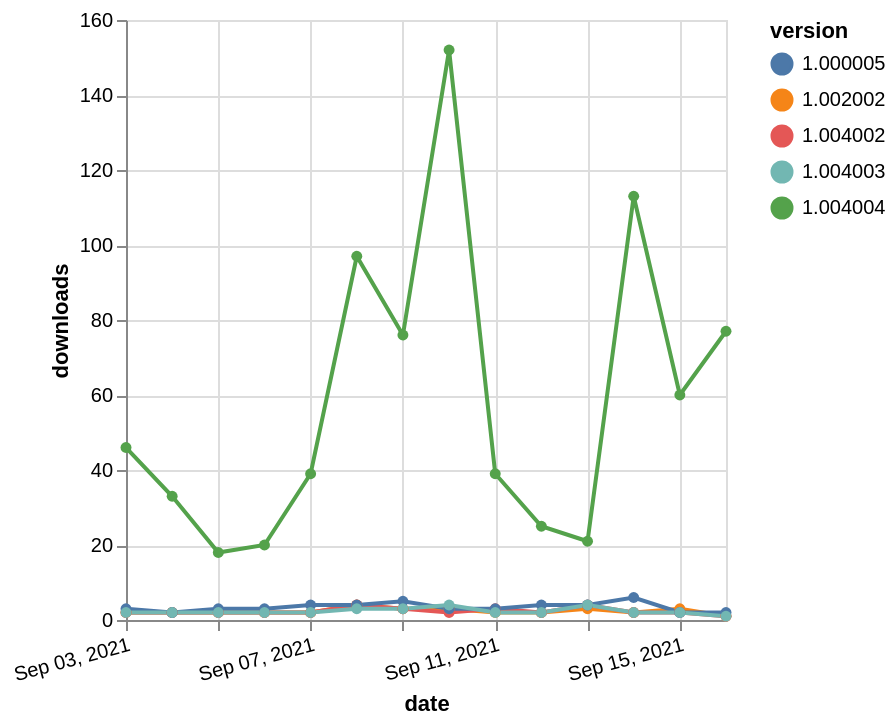

Express this chart as Vega-Lite.
### Vega-Lite specification from a JSON file in a GitHub repository (floating-point values rounded to 4 significant figures)
{"$schema": "https://vega.github.io/schema/vega-lite/v5.json", "description": "A simple bar chart with embedded data.", "data": {"values": [{"date": "2021-09-03", "total": 5887, "delta": 2, "version": "1.002002"}, {"date": "2021-09-04", "total": 5889, "delta": 2, "version": "1.002002"}, {"date": "2021-09-05", "total": 5891, "delta": 2, "version": "1.002002"}, {"date": "2021-09-06", "total": 5893, "delta": 2, "version": "1.002002"}, {"date": "2021-09-07", "total": 5895, "delta": 2, "version": "1.002002"}, {"date": "2021-09-08", "total": 5899, "delta": 4, "version": "1.002002"}, {"date": "2021-09-09", "total": 5902, "delta": 3, "version": "1.002002"}, {"date": "2021-09-10", "total": 5905, "delta": 3, "version": "1.002002"}, {"date": "2021-09-11", "total": 5907, "delta": 2, "version": "1.002002"}, {"date": "2021-09-12", "total": 5909, "delta": 2, "version": "1.002002"}, {"date": "2021-09-13", "total": 5912, "delta": 3, "version": "1.002002"}, {"date": "2021-09-14", "total": 5914, "delta": 2, "version": "1.002002"}, {"date": "2021-09-15", "total": 5917, "delta": 3, "version": "1.002002"}, {"date": "2021-09-16", "total": 5918, "delta": 1, "version": "1.002002"}, {"date": "2021-09-03", "total": 4936, "delta": 2, "version": "1.004002"}, {"date": "2021-09-04", "total": 4938, "delta": 2, "version": "1.004002"}, {"date": "2021-09-05", "total": 4940, "delta": 2, "version": "1.004002"}, {"date": "2021-09-06", "total": 4942, "delta": 2, "version": "1.004002"}, {"date": "2021-09-07", "total": 4944, "delta": 2, "version": "1.004002"}, {"date": "2021-09-08", "total": 4948, "delta": 4, "version": "1.004002"}, {"date": "2021-09-09", "total": 4951, "delta": 3, "version": "1.004002"}, {"date": "2021-09-10", "total": 4953, "delta": 2, "version": "1.004002"}, {"date": "2021-09-11", "total": 4956, "delta": 3, "version": "1.004002"}, {"date": "2021-09-12", "total": 4958, "delta": 2, "version": "1.004002"}, {"date": "2021-09-13", "total": 4962, "delta": 4, "version": "1.004002"}, {"date": "2021-09-14", "total": 4964, "delta": 2, "version": "1.004002"}, {"date": "2021-09-15", "total": 4966, "delta": 2, "version": "1.004002"}, {"date": "2021-09-16", "total": 4967, "delta": 1, "version": "1.004002"}, {"date": "2021-09-03", "total": 16412, "delta": 3, "version": "1.000005"}, {"date": "2021-09-04", "total": 16414, "delta": 2, "version": "1.000005"}, {"date": "2021-09-05", "total": 16417, "delta": 3, "version": "1.000005"}, {"date": "2021-09-06", "total": 16420, "delta": 3, "version": "1.000005"}, {"date": "2021-09-07", "total": 16424, "delta": 4, "version": "1.000005"}, {"date": "2021-09-08", "total": 16428, "delta": 4, "version": "1.000005"}, {"date": "2021-09-09", "total": 16433, "delta": 5, "version": "1.000005"}, {"date": "2021-09-10", "total": 16436, "delta": 3, "version": "1.000005"}, {"date": "2021-09-11", "total": 16439, "delta": 3, "version": "1.000005"}, {"date": "2021-09-12", "total": 16443, "delta": 4, "version": "1.000005"}, {"date": "2021-09-13", "total": 16447, "delta": 4, "version": "1.000005"}, {"date": "2021-09-14", "total": 16453, "delta": 6, "version": "1.000005"}, {"date": "2021-09-15", "total": 16455, "delta": 2, "version": "1.000005"}, {"date": "2021-09-16", "total": 16457, "delta": 2, "version": "1.000005"}, {"date": "2021-09-03", "total": 2285, "delta": 2, "version": "1.004003"}, {"date": "2021-09-04", "total": 2287, "delta": 2, "version": "1.004003"}, {"date": "2021-09-05", "total": 2289, "delta": 2, "version": "1.004003"}, {"date": "2021-09-06", "total": 2291, "delta": 2, "version": "1.004003"}, {"date": "2021-09-07", "total": 2293, "delta": 2, "version": "1.004003"}, {"date": "2021-09-08", "total": 2296, "delta": 3, "version": "1.004003"}, {"date": "2021-09-09", "total": 2299, "delta": 3, "version": "1.004003"}, {"date": "2021-09-10", "total": 2303, "delta": 4, "version": "1.004003"}, {"date": "2021-09-11", "total": 2305, "delta": 2, "version": "1.004003"}, {"date": "2021-09-12", "total": 2307, "delta": 2, "version": "1.004003"}, {"date": "2021-09-13", "total": 2311, "delta": 4, "version": "1.004003"}, {"date": "2021-09-14", "total": 2313, "delta": 2, "version": "1.004003"}, {"date": "2021-09-15", "total": 2315, "delta": 2, "version": "1.004003"}, {"date": "2021-09-16", "total": 2316, "delta": 1, "version": "1.004003"}, {"date": "2021-09-03", "total": 58968, "delta": 46, "version": "1.004004"}, {"date": "2021-09-04", "total": 59001, "delta": 33, "version": "1.004004"}, {"date": "2021-09-05", "total": 59019, "delta": 18, "version": "1.004004"}, {"date": "2021-09-06", "total": 59039, "delta": 20, "version": "1.004004"}, {"date": "2021-09-07", "total": 59078, "delta": 39, "version": "1.004004"}, {"date": "2021-09-08", "total": 59175, "delta": 97, "version": "1.004004"}, {"date": "2021-09-09", "total": 59251, "delta": 76, "version": "1.004004"}, {"date": "2021-09-10", "total": 59403, "delta": 152, "version": "1.004004"}, {"date": "2021-09-11", "total": 59442, "delta": 39, "version": "1.004004"}, {"date": "2021-09-12", "total": 59467, "delta": 25, "version": "1.004004"}, {"date": "2021-09-13", "total": 59488, "delta": 21, "version": "1.004004"}, {"date": "2021-09-14", "total": 59601, "delta": 113, "version": "1.004004"}, {"date": "2021-09-15", "total": 59661, "delta": 60, "version": "1.004004"}, {"date": "2021-09-16", "total": 59738, "delta": 77, "version": "1.004004"}]}, "width": "container", "mark": {"type": "line", "point": {"filled": true}}, "encoding": {"x": {"field": "date", "type": "temporal", "timeUnit": "yearmonthdate", "title": "date", "axis": {"labelAngle": -15}}, "y": {"field": "delta", "type": "quantitative", "title": "downloads"}, "color": {"field": "version", "type": "nominal"}, "tooltip": {"field": "delta"}}}
